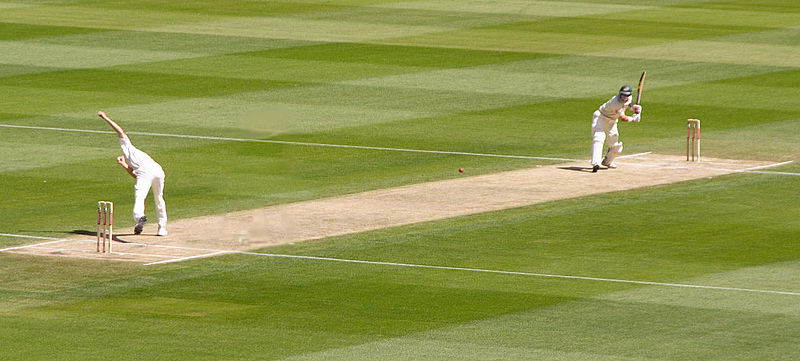
#> input picture 3. CNN and Open_CV/Test_images_vids/cricket.jpg, 800 x 361 px, found by its file name
$ python Resize_crop.py
#> lines starting #> are read from the running program, lines starting #| are printed output that depends on the picture
import cv2

#Resize the images

img = cv2.imread("/home/sagar/Test_Images/cricket.jpg")
#> img is the input picture: shape (361, 800, 3); mean B, G, R 77.5, 149.6, 143.2
print(img.shape)
#| (361, 800, 3)

resized_image = cv2.resize(img,(300,200))
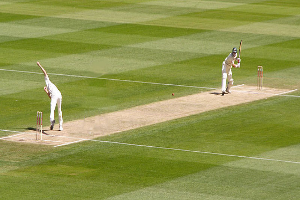
#> resized_image: shape (200, 300, 3); mean B, G, R 77.4, 149.5, 143.1
print(resized_image.shape)
#| (200, 300, 3)

#Cropping of the images
cropped_image = img[0:200, 200:600]
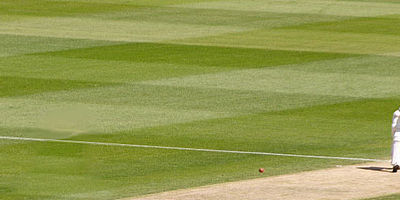
#> cropped_image: shape (200, 400, 3); mean B, G, R 80.2, 153.6, 146.8

cv2.imshow("Image",img)
cv2.imshow("Resized_image",resized_image)
cv2.imshow("Cropped_image",cropped_image)

if cv2.waitKey(0) & 0xff == ord('q'):
#> (key q is pressed here)
#> (the run stopped early here; a loop or call above may not have finished)

$ run again, with 3. CNN and Open_CV/Test_images_vids/balloons.jpg copied over 3. CNN and Open_CV/Test_images_vids/cricket.jpg
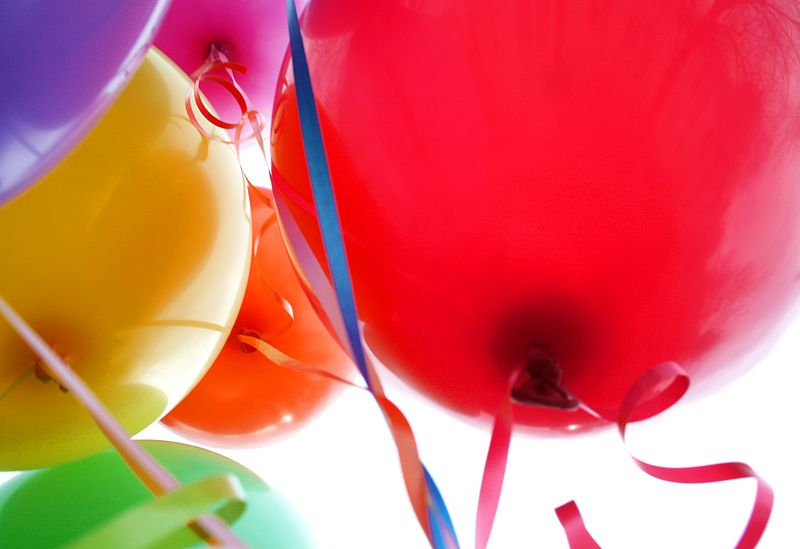
#> input picture 3. CNN and Open_CV/Test_images_vids/balloons.jpg, 800 x 549 px, found by its file name
#> img is the input picture: shape (549, 800, 3); mean B, G, R 99.1, 104, 216.9
#| (549, 800, 3)
#| (200, 300, 3)
#> `cropped_image = img[0:200, 200:600]`:
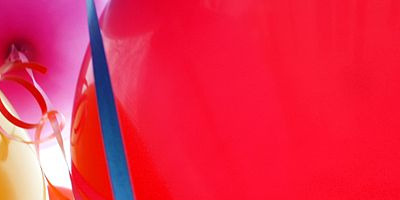
#> cropped_image: shape (200, 400, 3); mean B, G, R 73.9, 41.7, 232.9

$ run again, with 3. CNN and Open_CV/Test_images_vids/face.jpg copied over 3. CNN and Open_CV/Test_images_vids/cricket.jpg
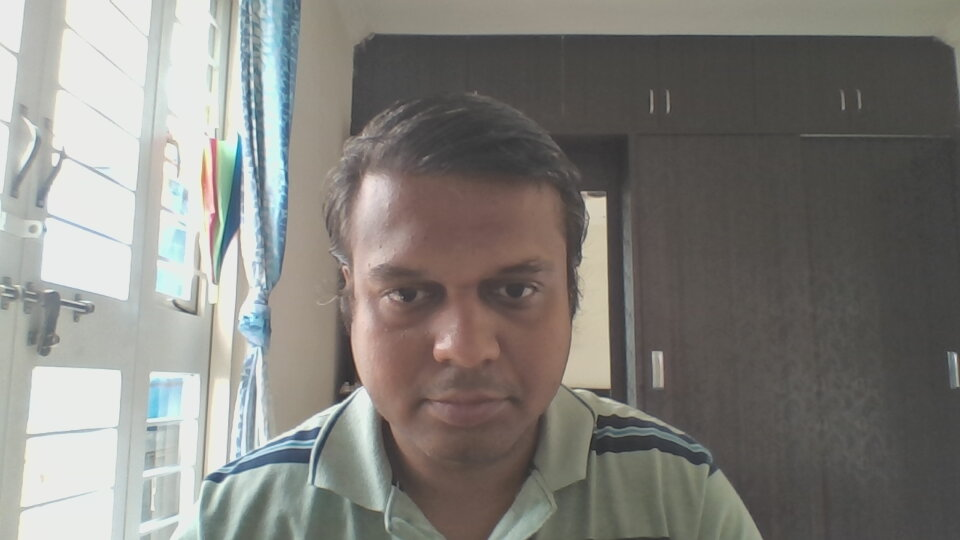
#> input picture 3. CNN and Open_CV/Test_images_vids/face.jpg, 960 x 540 px, found by its file name
#> img is the input picture: shape (540, 960, 3); mean B, G, R 123.4, 128.2, 130.2
#| (540, 960, 3)
#> `resized_image = cv2.resize(img,(300,200))`:
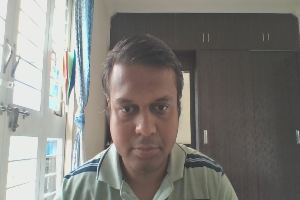
#> resized_image: shape (200, 300, 3); mean B, G, R 123.3, 128.1, 130.1
#| (200, 300, 3)
#> `cropped_image = img[0:200, 200:600]`:
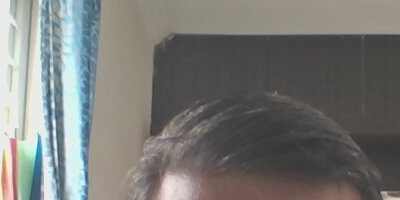
#> cropped_image: shape (200, 400, 3); mean B, G, R 117.3, 120.7, 120.3
